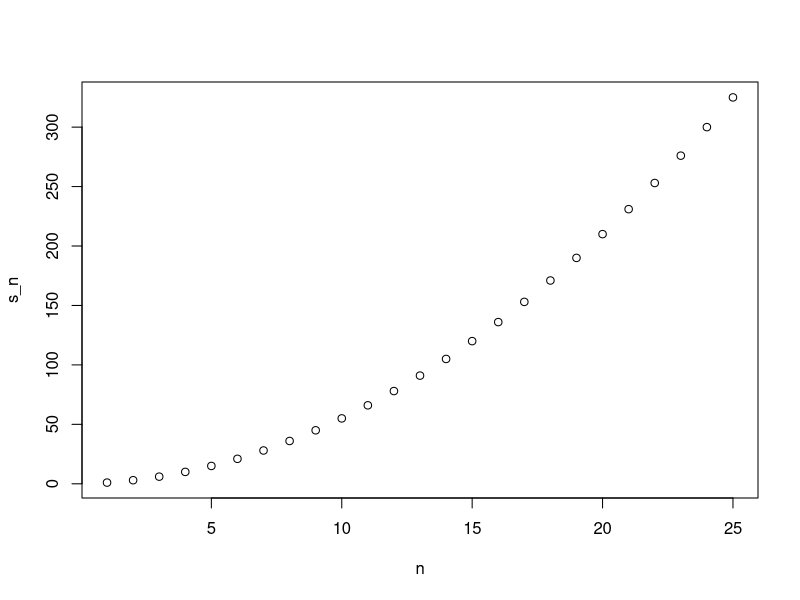
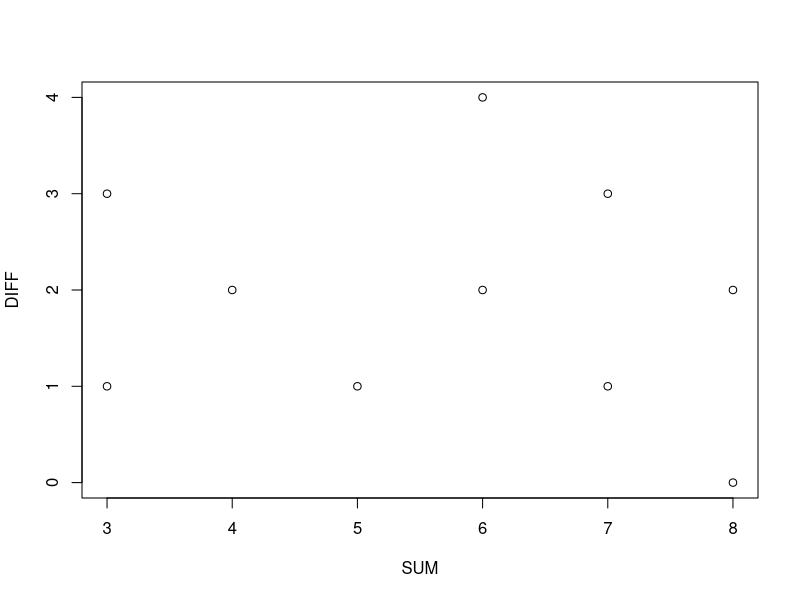
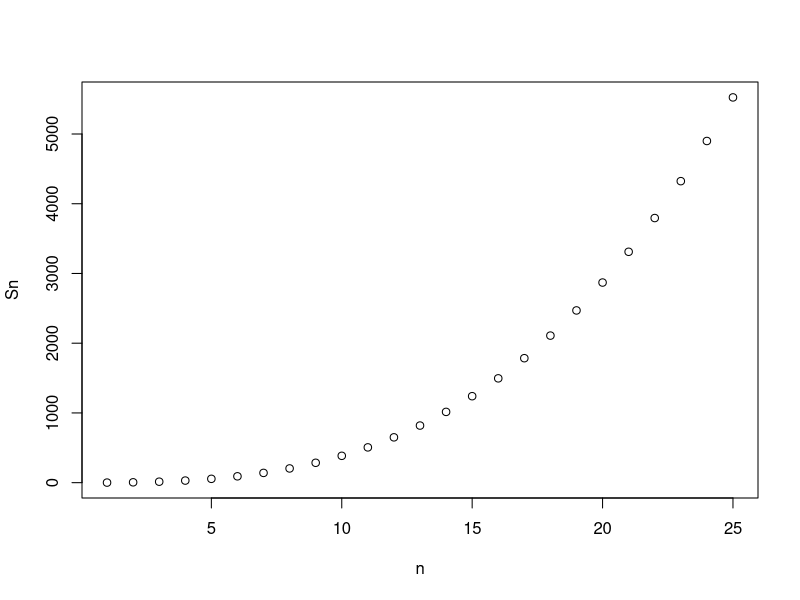

Write R code to recreate these figures, in order.
## ---- chunk 1
a <- 0

if(a!=0){
  print(1/a)
} else{
  print("No reciprocal for 0.")
}
## ---- chunk 2
library(dslabs)
data(murders)
murder_rate <- murders$total / murders$population * 100000
## ---- chunk 3
ind <- which.min(murder_rate)

if(murder_rate[ind] < 0.5){
  print(murders$state[ind])
} else{
  print("No state has murder rate that low")
}
## ---- chunk 4
if(murder_rate[ind] < 0.25){
  print(murders$state[ind])
} else{
  print("No state has a murder rate that low.")
}
## ---- chunk 5
a <- 0
ifelse(a > 0, 1/a, NA)
## ---- chunk 6
a <- c(0,1,2,-4,5)
result <- ifelse(a > 0, 1/a, NA)
## ---- chunk 7
data.frame(a, answer1 = 1/a, answer2 = NA, result)
## ---- chunk 8
data(na_example)
no_nas <- ifelse(is.na(na_example), 0, na_example)
sum(is.na(no_nas))
## ---- chunk 9
z <- c(TRUE, TRUE, FALSE)
any(z)
all(z)
## ---- chunk 10
avg <- function(x){
  s <- sum(x)
  n <- length(x)
  s/n
}
## ---- chunk 11
x <- 1:100
identical(mean(x), avg(x))
## ---- chunk 12
s <- 3
avg(1:10)
s
## ---- chunk 13
avg_2 <- function(x, arithmetic = TRUE){
  n <- length(x)
  ifelse(arithmetic, sum(x)/n, prod(x)^(1/n))
}
## ---- chunk 14
library(dplyr)
## ---- chunk 15
search()
## ---- chunk 16
stats::filter
## ---- chunk 17
dplyr::filter
## ---- chunk 18
compute_s_n <- function(n){
  x <- 1:n
  sum(x)
}
## ---- chunk 19
for(i in 1:5){
  print(i)
}
## ---- chunk 20
m <- 25
s_n <- vector(length = m) # create an empty vector
for(n in 1:m){
  s_n[n] <- compute_s_n(n)
}
## ---- chunk 21
n <- 1:m
plot(n, s_n)
## ---- chunk 22
x <- 1:10
sqrt(x)
y <- 1:10
x*y
## ---- chunk 23
x <- 1:10
sapply(x, sqrt)
## ---- chunk 24
n <- 1:25
s_n <- sapply(n, compute_s_n)
## ---- chunk 25
x <- c(1,2,-3,4)

if(all(x>0)){
  print("All Positives")
} else{
  print("Not all positives")
}
## ---- chunk 26
new_names <- murders$abb[which(nchar(murders$state) > 8)] 
new_names
## ---- chunk 27
sum_n <- function(n){
  sum(1:n)
}
sum_n(5000)
sum_n(5000) == 5000*5001/2
## ---- chunk 28
altman_plot <- function(x,y){
  plot(x+y, abs(x-y), xlab = "SUM", ylab = "DIFF")
}

altman_plot(c(2,1,3,3,4,2,5,3,2,4), c(1,3,5,2,3,5,1,0,4,4))
## ---- chunk 29
x <- 3
my_func <- function(y){
  x <- 5
  y+5
}

x

# It's Three, Assignment of variables within a function, in this case, `x <- 5` are not saved in the workspace. 
## ---- chunk 30
compute_s_n <- function(n){
  sum((seq(n)^2)[1:n])
}

compute_s_n(10)
## ---- chunk 31
s_n <- vector("numeric",25)

for(n in 1:25){
  s_n[n] <- compute_s_n(n)
}

s_n
## ---- chunk 32
s_n_2 <- sapply(1:25, compute_s_n)

all(s_n == s_n_2)
## ---- chunk 33
library(purrr)

s_n_3 <- map_dbl(1:25, compute_s_n)

all(s_n == s_n_3)
## ---- chunk 34
ss <- function(n){
  sum(seq(n)^2)
}

s_n <- function(n){
  plot(1:n, sapply((1:n),ss), xlab = "n", ylab = "Sn")
}

s_n(25)
## ---- chunk 35
formula <- function(n){
  (n*(n+1)*(n*2+1)/6)
}

identical(compute_s_n(100),formula(100))
